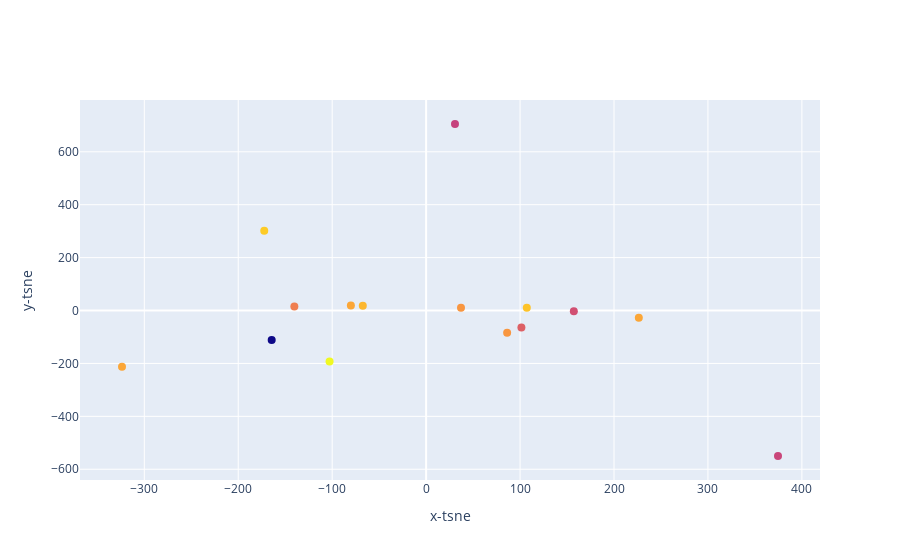

The cell this chart's notebook holds for it:
### Code cell
not_top_songs(df_new)

### Figure 1 — Plotly figure (JSON) as saved in the notebook; plotly's stock layout.template omitted (floating-point values rounded to 4 significant figures)
{"data": [{"marker": {"color": [-6.769, -6.596, -6.428, -7.398, -7.786, -7.028, -7.733, -6.594, -5.827, -6.312, -6.763, -9.601, -7.607, -6.237, -6.593], "size": 8}, "mode": "markers", "text": ["The Chainsmokers - Something Just Like This", "Kygo - It Ain't Me (with Selena Gomez)", "The Chainsmokers - Paris", "James Arthur - Say You Won't Let Go", "Martin Garrix - Scared to Be Lonely", "The Weeknd - Starboy", "Logic - 1-800-273-8255", "Post Malone - rockstar", "David Guetta - 2U (feat. Justin Bieber)", "Ed Sheeran - Perfect", "Kendrick Lamar - DNA.", "Alessia Cara - How Far I'll Go - From \"Moana\"", "Martin Garrix - There for You", "Martin Garrix - In the Name of Love", "ZAYN - Dusk Till Dawn - Radio Edit"], "type": "scatter", "x": [37.11, -323.7, -67.41, 101.4, 30.72, -140.3, 374.6, -80.11, -102.8, 107.2, 86.22, -164.4, 157.2, -172.3, 226.4], "y": [10.35, -212.2, 17.96, -63.87, 705.1, 14.81, -549.9, 19.21, -192.8, 10.15, -83.84, -111.0, -2.704, 302.0, -27.52]}], "layout": {"xaxis": {"title": {"text": "x-tsne"}}, "yaxis": {"title": {"text": "y-tsne"}}}}
